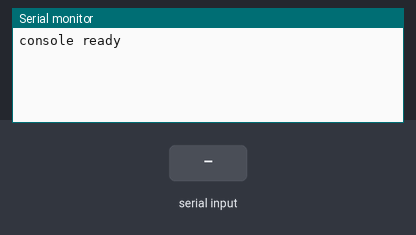
A sketch run on a simulated Arduino Uno, built with avr-gcc and run on an emulated ATmega328P. On the bench: the last lines printed to the serial monitor. The test bench sets the inputs (shaded band).

Above: at 1.2 s.
1.3 s: "1" received over the second serial link
At 2.4 s:
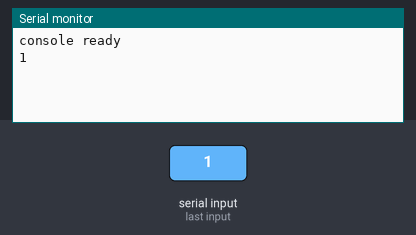
2.8 s: "0" received over the second serial link
At 3.6 s:
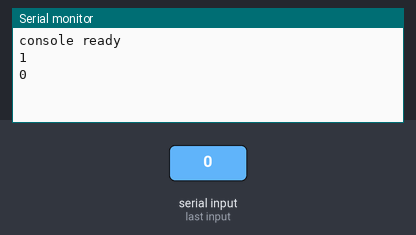

The sketch:

console.ino
```cpp
#include <SoftwareSerial.h>

#define RX   9
#define TX   10

#define READ_FROM_TIME 500
#define READ_TO_TIME 500


SoftwareSerial softser(RX, TX);
String readStringFrom = "";
String readStringTo = "";

void setup() {
  softser.begin(115200); // Soft serial connection to remote
  Serial.begin(9600); while(!Serial); // UART serial debug
  Serial.println(F("console ready"));

}

int counterFrom = 0;
int counterTo = 0;

void loop() {
  //readLoop from localSerial
    while (Serial.available()>0) {
        char c = Serial.read();
        readStringTo += c;
        counterTo = 0;
    }


  //readLoop from remoteSerial
  while (softser.available()>0) {
        char c = softser.read();
        readStringFrom += c;
        counterFrom = 0;
  }

  //pad time until nothing happens on serial
  if(softser.available()<=0){
    counterFrom++;
  }
  else{
    delay(1);
  }

  if(Serial.available()<=0){
    counterTo++;
  }
  else{
    delay(1);
  }

  //check if time elapsed
  checkCounter();
}


void checkCounter(){
    if(counterFrom>READ_FROM_TIME){
      if (readStringFrom.length() >0 ) {
          Serial.println(readStringFrom);
          Serial.flush();
          readStringFrom = "";
          }
    counterFrom = 0;
  }
  if(counterTo>READ_TO_TIME){
    if (readStringTo.length() > 0) {
          softser.println(readStringTo);
          softser.flush();
          readStringTo = "";
    }
    counterTo = 0;
  }
}
```

Measured:
- after the input at 1.3 s, the serial monitor: prints a new line at once (image 1)
- after the input at 2.8 s, the serial monitor: prints a new line at once (image 2)
